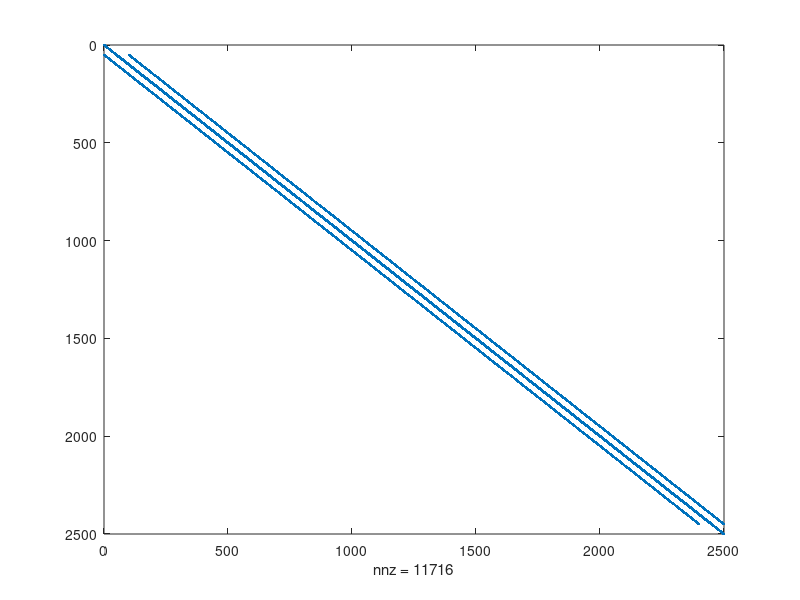

MATLAB code to generate this figure:
nx = 50;
ny = 50;
G = sparse(nx*ny,nx*ny);
B = zeros(nx,ny);

for i = 1:nx
    for j = 1:ny
        n=j+(i-1)*ny;

        if i == 1 || i== nx || j == 1 || j == ny
            G(n,n) = 1;


        else

            nxm = j + (i-1-1)*ny;
            nxp = j + (i-1+1)*ny;
            nym = j-1 + (i-1)*ny;
            nyp = j+1 + (i-1)*ny;

            G(n,n) = -4;
            G(n,nxm) = 1;
            G(n,nxp) = 1;
            G(n,nym) = 1;
            G(n,nyp) = 1;
        end
    end

end




%set diagonal
%diag = G(m,:);


spy(G)

